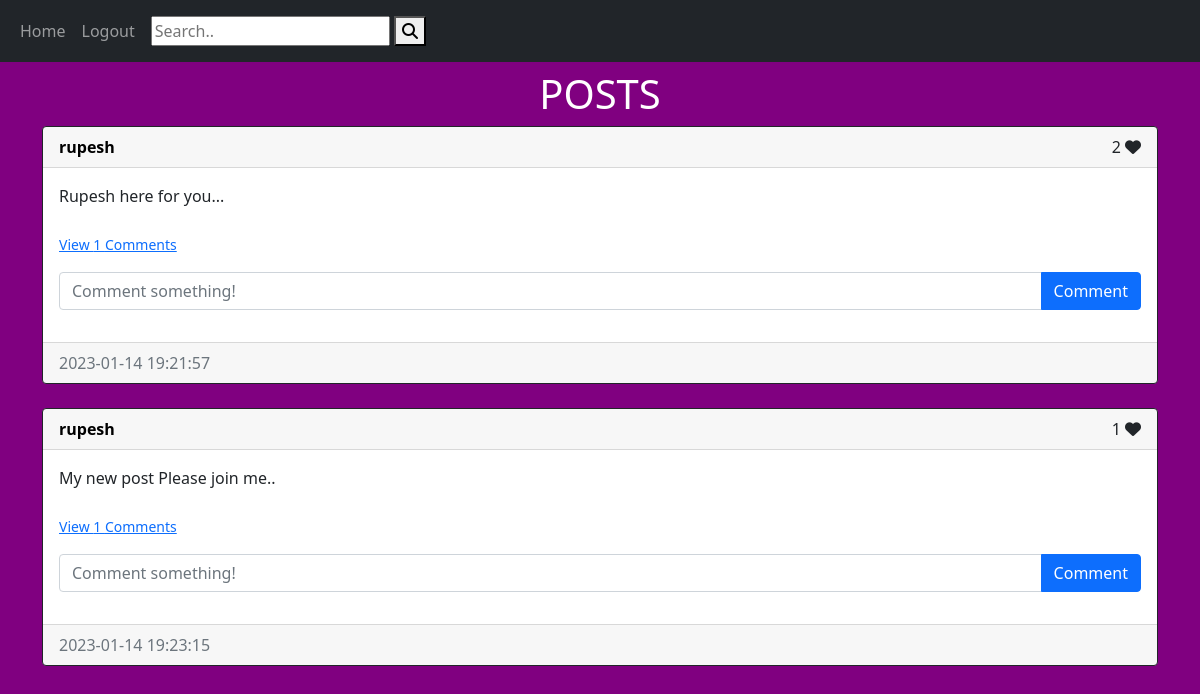
The app's page /posts/rupesh (signed in) with its own data.
### website/models.py (models this page shows, shortened)
class Post(db.Model):
    id = db.Column(db.Integer, primary_key=True)
    text = db.Column(db.Text, nullable=False)
    date_created = db.Column(db.DateTime(timezone=True), default=func.now())
    author = db.Column(db.Integer, db.ForeignKey(
        'user.id', ondelete="CASCADE"), nullable=False)
    comments = db.relationship('Comment', backref='post', passive_deletes=True)
    likes = db.relationship('Like', backref='post', passive_deletes=True)

class User(db.Model, UserMixin):
    id = db.Column(db.Integer, primary_key=True)
    email = db.Column(db.String(150), index=True, unique=True)
    username = db.Column(db.String(150), index=True, unique=True)
    password = db.Column(db.String(150))
    date_created = db.Column(db.DateTime(timezone=True), default=func.now())
    posts = db.relationship('Post', backref='user', passive_deletes=True)
    comments = db.relationship('Comment', backref='user', passive_deletes=True)
    likes = db.relationship('Like', backref='user', passive_deletes=True)
    followed = db.relationship(
        'User', secondary=followers,
        primaryjoin=(followers.c.follower_id == id),
        secondaryjoin=(followers.c.followed_id == id),
        backref=db.backref('followers', lazy='dynamic'), lazy='dynamic',passive_deletes=True)

### website/views.py (the view)
@views.route("/posts/<username>")
@login_required
def posts(username):
    user = User.query.filter_by(username=username).first()
    if not user:
        flash('No user with that username exists.', category='error')
        return redirect(url_for('views.home'))
    posts = user.posts
    return render_template("posts.html", user=current_user, posts=posts, username=username)

### website/__init__.py (called while the page is built)
def create_app():
    app = Flask(__name__)
    app.config['SECRET_KEY'] = "helloworld"
    app.config['SQLALCHEMY_DATABASE_URI'] = f'sqlite:///{DB_NAME}'
    db.init_app(app)
    from .views import views
    from .auth import auth
    app.register_blueprint(views, url_prefix="/")
    app.register_blueprint(auth, url_prefix="/")
    from .models import User, Post, Comment, Like
    with app.app_context():
        db.create_all()
    login_manager = LoginManager()
    login_manager.login_view = "auth.login"
    login_manager.init_app(app)
    @login_manager.user_loader
    def load_user(id):
        return User.query.get(int(id))
    return app

### website/templates/posts.html (shortened to what this page needs)
{% extends "posts_div.html" %}

### website/templates/all_posts.html (shortened to what this page needs)
{% if posts %}
<h1 align="center" style="color:white;">{% block header %}POSTS{% endblock %}</h1>
<div id="posts">
  {% for post in posts %}
  <div class="card border-dark">
    <div class="card-header d-flex justify-content-between align-items-center">
      <b><a  style="color:black; text-decoration:none;" href="/profile/{{post.user.username}}">{{post.user.username}}</a></b>
      <div>
        <span id="likes-count-{{post.id}}">
          {{ post.likes|length }}</span>
          {% if user.id in post.likes|map(attribute="author")|list %}
          <i
            class="fas fa-heart"
            id="like-button-{{post.id}}"
            onclick="like({{post.id}})"
          ></i>
          {% else %}
          <i
            class="far fa-heart"
            id="like-button-{{post.id}}"
            onclick="like({{post.id}})"
          ></i>
          {% endif %}
      </div>
    </div>
    <div class="card-body">
      <div class="card-text">{{post.text}}</div>
      <br />
      <p class="card-text">
        {% if post.comments|length > 0 %}
        <a data-bs-toggle="collapse" href="#comments-{{post.id}}" role="button">
          <small>View {{post.comments|length}} Comments</small>
        </a>
        {% else %}
        <small class="text-muted">No Comments</small>
        {% endif %}
      </p>
      <form
        class="input-group mb-3"
        method="POST"
        action="/create-comment/{{post.id}}"
      >
        <input
          type="text"
          id="text"
          name="text"
          class="form-control"
          placeholder="Comment something!"
        />
        <button type="submit" class="btn btn-primary">Comment</button>
      </form>
    </div>
    <div class="card-footer text-muted">{{post.date_created}}</div>
  </div>
  <br/ > {% endfor %}
</div>
{% endif%}

### records on screen
Post: user.username "rupesh", likes|length "2", text "Rupesh here for you...", comments|length "1", date_created "2023-01-14 19:21:57"
Post: user.username "rupesh", likes|length "1", text "My new post Please join me..", comments|length "1", date_created "2023-01-14 19:23:15"
